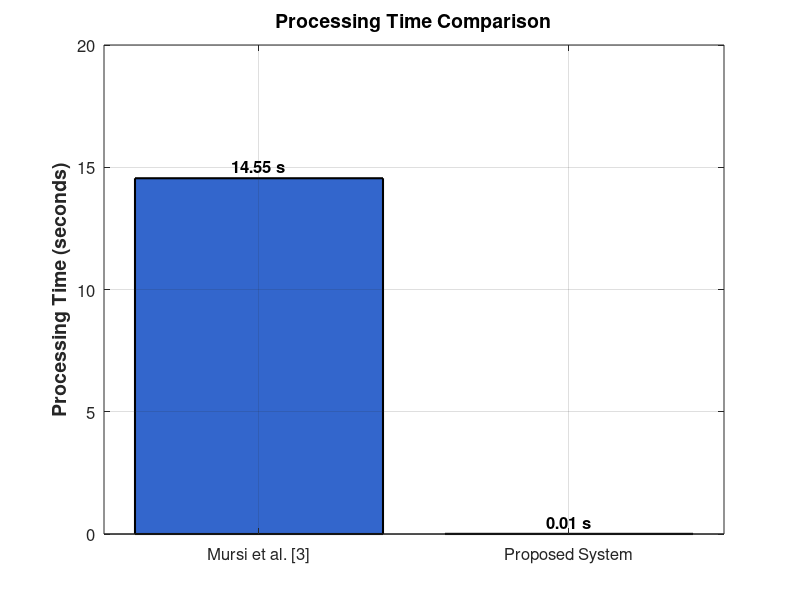

Write the MATLAB code that produced this figure.
% Figure 20: Processing Time Comparison - Proposed vs Mursi et al. [3]

clear; close all; clc;

% Data
System = {'Mursi et al. [3]', 'Proposed System'};
ProcessingTime = [14.55, 0.005]; % Seconds

% Plot
figure('Position', [100, 100, 600, 500]);
bar(ProcessingTime, 'FaceColor', [0.2, 0.4, 0.8], 'EdgeColor', 'k', 'LineWidth', 1.5);
set(gca, 'XTickLabel', System, 'FontSize', 12);
ylabel('Processing Time (seconds)', 'FontSize', 14, 'FontWeight', 'bold');
title('Processing Time Comparison', 'FontSize', 14, 'FontWeight', 'bold');
grid on;

% Add values on bars
for i = 1:length(ProcessingTime)
    text(i, ProcessingTime(i) + 0.5, sprintf('%.2f s', ProcessingTime(i)), ...
         'HorizontalAlignment', 'center', 'FontSize', 12, 'FontWeight', 'bold');
end

% Save
saveas(gcf, 'Figure20_Processing_Time_Comparison.png');
